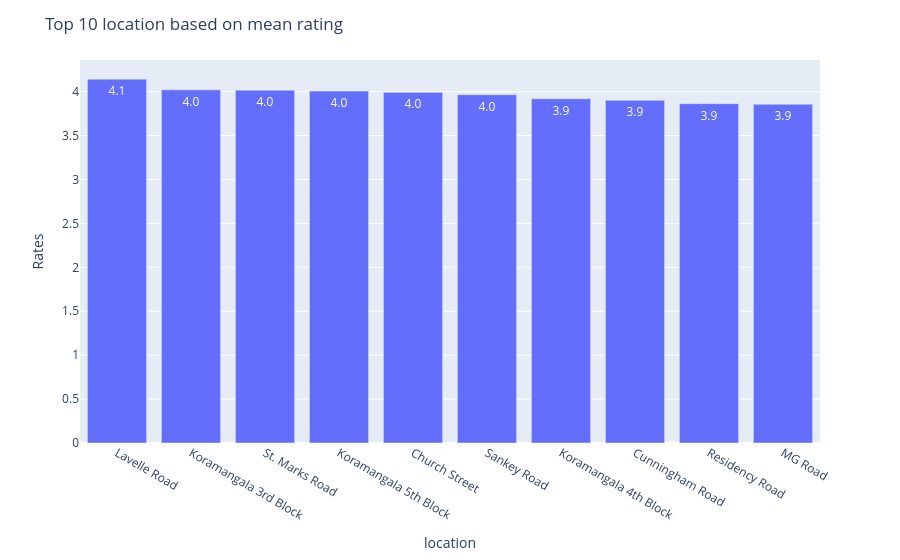

The notebook cell saved with this chart:
### Code cell
def top_10_location(df,col):
    label={"x":f'{col}', "y": "Rates"}
    x= df.groupby(col)['rate'].mean().nlargest(10)
    y=df.groupby(col)['rate'].mean().nlargest(10)
    fig=px.bar( x=x.index, y=y.values, text_auto='.2s',labels=label)
    fig.update_layout(title = f"Top 10 {col} based on mean rating")
    fig.show()

top_10_location(df,'location')

### Figure 1 — Plotly figure (JSON) as saved in the notebook; plotly's stock layout.template omitted (floating-point values rounded to 4 significant figures)
{"data": [{"alignmentgroup": "True", "hovertemplate": "location=%{x}<br>Rates=%{y}<extra></extra>", "legendgroup": "", "marker": {"color": "#636efa", "pattern": {"shape": ""}}, "name": "", "offsetgroup": "", "orientation": "v", "showlegend": false, "textposition": "auto", "texttemplate": "%{y:.2s}", "type": "bar", "x": ["Lavelle Road", "Koramangala 3rd Block", "St. Marks Road", "Koramangala 5th Block", "Church Street", "Sankey Road", "Koramangala 4th Block", "Cunningham Road", "Residency Road", "MG Road"], "xaxis": "x", "y": [4.142, 4.02, 4.017, 4.006, 3.992, 3.965, 3.919, 3.901, 3.864, 3.856], "yaxis": "y"}], "layout": {"autosize": true, "barmode": "relative", "legend": {"tracegroupgap": 0}, "margin": {"t": 60}, "title": {"text": "Top 10 location based on mean rating"}, "xaxis": {"anchor": "y", "autorange": true, "domain": [0, 1], "range": [-0.5, 9.5], "title": {"text": "location"}, "type": "category"}, "yaxis": {"anchor": "x", "autorange": true, "domain": [0, 1], "range": [0, 4.36], "title": {"text": "Rates"}, "type": "linear"}}}
